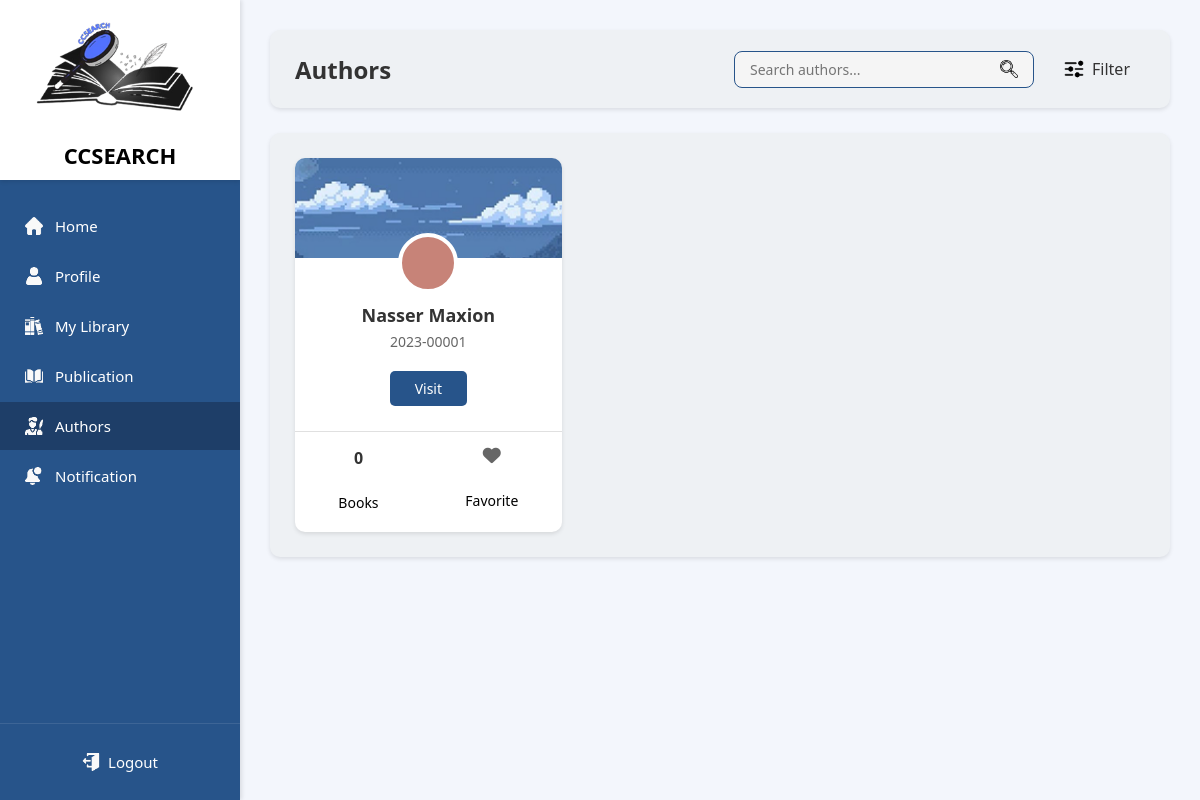
Page /authors/authors.php (signed in) on the committed database.
### tables this page shows
CREATE TABLE `registration` (
  `studentID` varchar(10) NOT NULL,
  `firstName` varchar(50) NOT NULL,
  `lastName` varchar(50) NOT NULL,
  `contactNumber` varchar(15) NOT NULL,
  `currentAddress` varchar(255) NOT NULL,
  `department` varchar(100) NOT NULL,
  `emailAddress` varchar(100) NOT NULL,
  `password` varchar(255) NOT NULL,
  PRIMARY KEY (`studentID`),
  UNIQUE KEY `emailAddress` (`emailAddress`),
  CONSTRAINT `registration_ibfk_1` FOREIGN KEY (`studentID`) REFERENCES `student_information` (`studentID`)
);

### authors/authors.php (the view, shortened to what this page needs)
<?php
include "../database/database.php";
$authorsQuery = "
    SELECT
        r.studentID,
        r.firstName,
        r.lastName,
        r.emailAddress,
        r.contactNumber,
        r.currentAddress,
        r.department,
        up.profileImage,
        up.theme_preference,
        up.is_public,
        COUNT(p.publicationID) as totalPublications
    FROM registration r
    LEFT JOIN user_profiles up ON r.studentID = up.studentID
    LEFT JOIN publications p ON r.studentID = p.studentID
    WHERE r.studentID != '{$_SESSION['studentID']}'
    GROUP BY r.studentID, r.firstName, r.lastName, r.emailAddress, r.contactNumber, r.currentAddress, r.department, up.profileImage, up.theme_preference, up.is_public
    ORDER BY r.studentID
";
$authorsResult = $conn->query($authorsQuery);
$authors = [];
if ($authorsResult) {
    while ($row = $authorsResult->fetch_assoc()) {
        $authors[] = $row;
    }
}
include "../layout/layout.php";
?>
<div class="page-header">
    <h1>Authors</h1>
    <div class="header-actions">
        <div class="search-box">
            <input type="text" placeholder="Search authors...">
            <img src="../icons/authors/search.png" class="search-icon" alt="Search">
        </div>
        <div class="filter-box">
            <img src="../icons/authors/filter.png" alt="Filter">
            <span>Filter</span>
        </div>
    </div>
</div>
<div class="content-section">
    <div class="authors-grid">
        <?php if (!empty($authors)): ?>
            <?php foreach ($authors as $author): ?>
                <div class="author-card">
                    <img src="../icons/authors/card_bg.png" class="banner-img" alt="Author Banner">
                    <div class="profile-circle" style="background-image: url('<?php echo htmlspecialchars(!empty($author['profileImage']) ? '../' . $author['profileImage'] : '../uploads/profiles/profile.png'); ?>');"></div>
                    <h3><?php echo htmlspecialchars($author['firstName'] . ' ' . $author['lastName']); ?></h3>
                    <p class="username"><?php echo htmlspecialchars($author['studentID']); ?></p>
                    <a href="../profile/profile_view.php?studentID=<?php echo htmlspecialchars($author['studentID']); ?>" class="visit-btn">Visit</a>
                    <div class="stats">
                        <div><strong><?php echo htmlspecialchars($author['totalPublications']); ?></strong><br>Books</div>
                        <div>
                            <button onclick="toggleFavorite('<?php echo htmlspecialchars($author['studentID']); ?>', this)" class="favorite-btn" id="fav-<?php echo htmlspecialchars($author['studentID']); ?>">
                                <i class="fas fa-heart"></i>
                            </button><br>Favorite
                        </div>
                    </div>
                </div>
            <?php endforeach; ?>
        <?php else: ?>
            <div class="no-authors">
                <p>No authors found.</p>
            </div>
        <?php endif; ?>
    </div>
</div>
<?php
include "../layout/layout_footer.php";
?>

### layout/layout.css (style rules this page uses)
* { margin: 0; padding: 0; box-sizing: border-box; font-family: "Segoe UI", Tahoma, Geneva, Verdana, sans-serif; }
body { background-color: #f3f6fc; overflow: hidden; height: 100vh; width: 100vw; }
.content-section { background-color: #fff; border-radius: 10px; padding: 25px; margin-bottom: 25px; box-shadow: 0 2px 4px rgba(0, 0, 0, 0.1); }
.page-header { background-color: #fff; border-radius: 10px; padding: 20px 25px; margin-bottom: 25px; box-shadow: 0 2px 4px rgba(0, 0, 0, 0.1); display: flex; align-items: center; justify-content: space-between; }
.page-header h1 { font-size: 24px; font-weight: 600; color: #333; }
.page-header .header-actions { display: flex; align-items: center; gap: 15px; }
.search-box { background: #f5f5f5; padding: 8px 15px; border-radius: 8px; display: flex; align-items: center; gap: 10px; width: 300px; border: 1px solid #27548a; transition: border-color 0.3s ease; }
.search-box input { width: 100%; border: none; outline: none; background: transparent; font-size: 14px; font-weight: normal; }
.search-box .search-icon, .search-box img, .search-box i { width: 18px; height: 18px; flex-shrink: 0; color: #27548a; }

### authors/authors_page.css (style rules this page uses)
.page-header { background-color: #eef1f4; border-radius: 10px; padding: 20px 25px; margin-bottom: 25px; box-shadow: 0 2px 4px rgba(0, 0, 0, 0.1); display: flex; align-items: center; justify-content: space-between; }
.page-header h1 { font-size: 24px; font-weight: 600; color: #333; }
.header-actions { display: flex; align-items: center; gap: 15px; }
.content-section { background: #eef1f4; }
.search-box { background: #f5f5f5; padding: 8px 15px; border-radius: 8px; display: flex; align-items: center; gap: 10px; width: 300px; border: 1px solid #27548a; transition: border-color 0.3s ease; }
.search-box input { width: 100%; border: none; outline: none; background: transparent; font-size: 14px; }
.search-icon { width: 18px; height: 18px; }
.filter-box { display: flex; align-items: center; gap: 8px; color: #333; cursor: pointer; padding: 8px 15px; border-radius: 8px; transition: background-color 0.3s ease; }
.filter-box img { width: 20px; height: 20px; }
.authors-grid { display: grid; grid-template-columns: repeat(auto-fill, minmax(250px, 1fr)); gap: 25px; }
.author-card { background: white; border-radius: 10px; box-shadow: 0 2px 4px rgba(0, 0, 0, 0.1); padding-bottom: 20px; text-align: center; transition: transform 0.2s ease, box-shadow 0.2s ease; overflow: hidden; }
.banner-img { width: 100%; height: 100px; object-fit: cover; }
.profile-circle { width: 60px; height: 60px; background: #c78378; border-radius: 50%; position: relative; top: -30px; margin: 0 auto; border: 4px solid white; background-size: cover; background-position: center; background-repeat: no-repeat; }
.author-card h3 { margin-top: -20px; font-size: 18px; font-weight: 600; color: #333; margin-bottom: 5px; }
.username { color: #666; font-size: 14px; margin-bottom: 15px; }
.visit-btn { background: #27548a; border: none; color: white; padding: 8px 25px; border-radius: 5px; cursor: pointer; font-size: 14px; transition: background-color 0.3s ease; margin-bottom: 10px; margin-top: 5px; text-decoration: none; display: inline-block; }
.favorite-btn { background: none; border: none; cursor: pointer; font-size: 18px; color: #666; transition: color 0.3s ease, transform 0.2s ease; padding: 0; width: 100%; display: flex; justify-content: center; align-items: center; }
.stats { margin-top: 15px; display: flex; justify-content: space-around; font-size: 14px; padding-top: 15px; border-top: 1px solid #e0e0e0; }
.stats div { display: flex; flex-direction: column; align-items: center; gap: 5px; }
.stats .favorite-btn { margin-bottom: 2px; }
.stats strong { font-size: 16px; color: #333; }

### rows in the picture
registration: firstName+lastName "Nasser Maxion", studentID "2023-00001", totalPublications "0"
